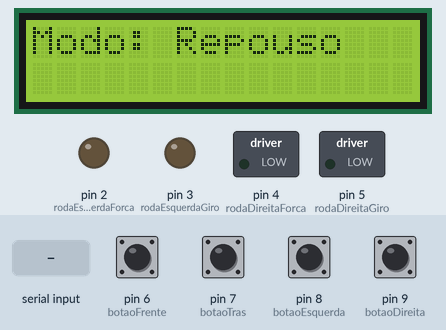
Bench run of a sketch on a simulated Arduino Uno, built with avr-gcc and run on an emulated ATmega328P. On the bench: 16×2 character LCD, switched loads named in the sketch (green lamp = pin HIGH), output pins drawn as LEDs (lit = HIGH). The test bench sets the inputs (shaded band); at power-on: pin 6 (botaoFrente), pin 7 (botaoTras), pin 8 (botaoEsquerda), pin 9 (botaoDireita) HIGH.

Above: at 5.6 s.
5.7 s: pin 6 (botaoFrente) pulled LOW for 0.15 s
At 5.84 s:
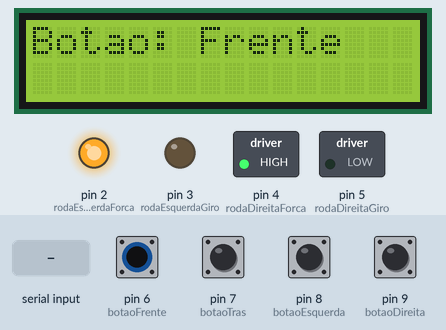
7.4 s: pin 7 (botaoTras) pulled LOW for 0.15 s
At 7.5 s:
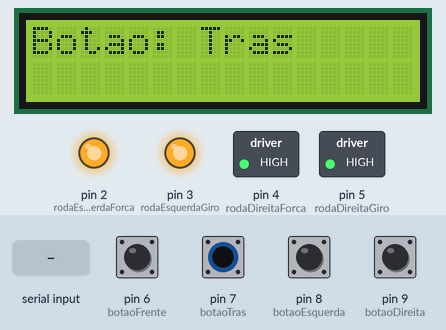
9.0 s: pin 8 (botaoEsquerda) pulled LOW for 0.15 s
At 9.8 s:
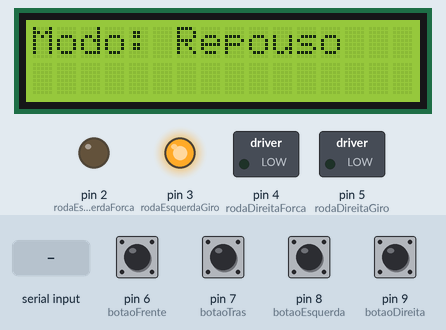
10.6 s: pin 9 (botaoDireita) pulled LOW for 0.15 s
At 10.72 s:
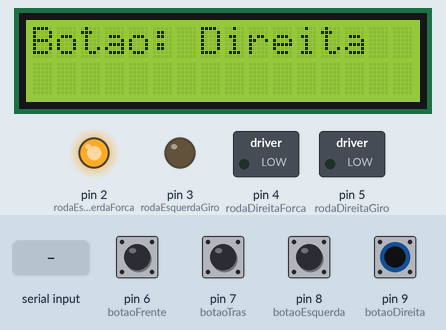
12.2 s: "L" received over the second serial link
At 13.3 s:
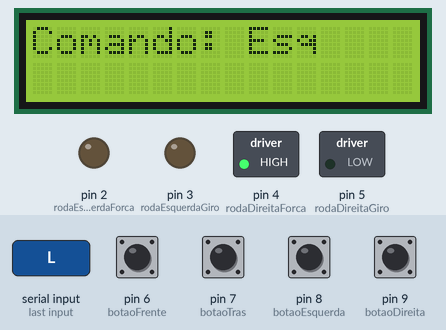
13.8 s: "F" received over the second serial link
At 15.0 s:
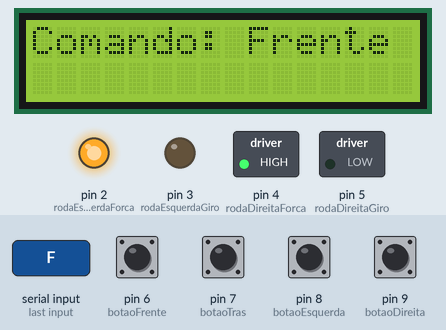
Timing chart, 0 to 20.3 s (numbered marks = the images above; inputs shaded):
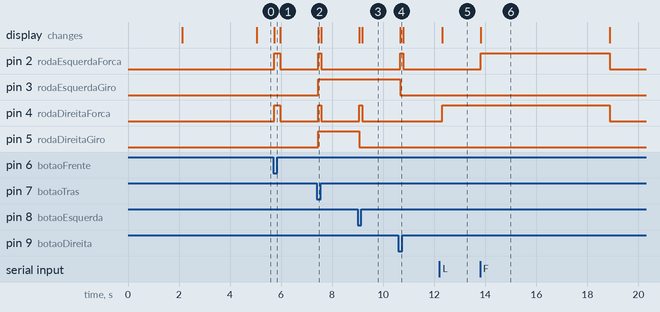

The sketch:

03_Conex_o_com_o_APP.ino
```cpp
#include <Wire.h>
#include <LiquidCrystal_I2C.h>
#include <SoftwareSerial.h>

// LCD Configuration
LiquidCrystal_I2C lcd(0x27, 16, 2);

// Motor Control Pins
const int rodaEsquerdaForca = 2;
const int rodaEsquerdaGiro = 3;
const int rodaDireitaForca = 4;
const int rodaDireitaGiro = 5;

// Bluetooth Module Pins
const int bluetoothTx = 10;  // Connect to RX of HC-05
const int bluetoothRx = 11;  // Connect to TX of HC-05
SoftwareSerial bluetooth(bluetoothRx, bluetoothTx);

// Button Pins
const int botaoFrente = 6;
const int botaoTras = 7;
const int botaoEsquerda = 8;
const int botaoDireita = 9;

// Control Mode Variables
bool bluetoothControlMode = false;
unsigned long lastBluetoothActivity = 0;
unsigned long bluetoothTimeoutDuration = 5000; // 5 segundos de timeout

// Status Display Variables
enum ConnectionStatus {
  DESCONECTADO,
  CONECTANDO,
  CONECTADO
};
ConnectionStatus currentStatus = DESCONECTADO;

void updateLCDStatus() {
  lcd.clear();
  lcd.setCursor(0, 0);

  switch(currentStatus) {
    case DESCONECTADO:
      lcd.print("Bluetooth:");
      lcd.setCursor(0, 1);
      lcd.print("Desconectado    ");
      break;
    case CONECTANDO:
      lcd.print("Bluetooth:");
      lcd.setCursor(0, 1);
      lcd.print("Conectando...   ");
      break;
    case CONECTADO:
      lcd.print("Bluetooth:");
      lcd.setCursor(0, 1);
      lcd.print("Conectado       ");
      break;
  }
}

void setup() {
  // Initialize Serial and Bluetooth Communication
  Serial.begin(9600);
  bluetooth.begin(9600);

  // Initialize LCD
  lcd.init();
  lcd.backlight();

  // Exibe mensagem inicial
  lcd.clear();
  lcd.print("Cadeira de Rodas");
  lcd.setCursor(0, 1);
  lcd.print("Inicializando...");
  delay(2000);

  // Atualiza status inicial
  updateLCDStatus();

  // Motor pins as output
  pinMode(rodaEsquerdaForca, OUTPUT);
  pinMode(rodaEsquerdaGiro, OUTPUT);
  pinMode(rodaDireitaForca, OUTPUT);
  pinMode(rodaDireitaGiro, OUTPUT);

  // Button pins as input with internal pull-up
  pinMode(botaoFrente, INPUT_PULLUP);
  pinMode(botaoTras, INPUT_PULLUP);
  pinMode(botaoEsquerda, INPUT_PULLUP);
  pinMode(botaoDireita, INPUT_PULLUP);
}

void moveForward() {
  lcd.clear();
  lcd.print("Comando: Frente");
  digitalWrite(rodaEsquerdaForca, HIGH);
  digitalWrite(rodaDireitaForca, HIGH);
  digitalWrite(rodaEsquerdaGiro, LOW);
  digitalWrite(rodaDireitaGiro, LOW);
}

void moveBackward() {
  lcd.clear();
  lcd.print("Comando: Tras");
  digitalWrite(rodaEsquerdaForca, HIGH);
  digitalWrite(rodaDireitaForca, HIGH);
  digitalWrite(rodaEsquerdaGiro, HIGH);
  digitalWrite(rodaDireitaGiro, HIGH);
}

void turnLeft() {
  lcd.clear();
  lcd.print("Comando: Esq");
  digitalWrite(rodaEsquerdaForca, LOW);
  digitalWrite(rodaDireitaForca, HIGH);
  digitalWrite(rodaDireitaGiro, LOW);
}

void turnRight() {
  lcd.clear();
  lcd.print("Comando: Dir");
  digitalWrite(rodaEsquerdaForca, HIGH);
  digitalWrite(rodaDireitaForca, LOW);
  digitalWrite(rodaEsquerdaGiro, LOW);
}

void stopMoving() {
  lcd.clear();
  lcd.print("Comando: Parar");
  digitalWrite(rodaEsquerdaForca, LOW);
  digitalWrite(rodaDireitaForca, LOW);
}

void processBluetooth() {
  if (bluetooth.available()) {
    char command = bluetooth.read();

    // Atualiza status de conexão
    if (currentStatus != CONECTADO) {
      currentStatus = CONECTADO;
      updateLCDStatus();
    }

    // Reseta o tempo de timeout
    lastBluetoothActivity = millis();

    switch(command) {
      case 'F':  // Forward
        moveForward();
        bluetoothControlMode = true;
        break;
      case 'B':  // Backward
        moveBackward();
        bluetoothControlMode = true;
        break;
      case 'L':  // Left
        turnLeft();
        bluetoothControlMode = true;
        break;
      case 'R':  // Right
        turnRight();
        bluetoothControlMode = true;
        break;
      case 'S':  // Stop
        stopMoving();
        bluetoothControlMode = true;
        break;
    }
  }
}

void processButtonControls() {
  // Sempre permite controle por botão se não houver atividade Bluetooth
  if (millis() - lastBluetoothActivity > bluetoothTimeoutDuration) {
    bluetoothControlMode = false;

    // Verifica se o botão "Frente" foi pressionado
    if (digitalRead(botaoFrente) == LOW) {
      lcd.clear();
      lcd.print("Botao: Frente");
      digitalWrite(rodaEsquerdaForca, HIGH);
      digitalWrite(rodaDireitaForca, HIGH);
      digitalWrite(rodaEsquerdaGiro, LOW);
      digitalWrite(rodaDireitaGiro, LOW);
    }
    // Verifica se o botão "Trás" foi pressionado
    else if (digitalRead(botaoTras) == LOW) {
      lcd.clear();
      lcd.print("Botao: Tras");
      digitalWrite(rodaEsquerdaForca, HIGH);
      digitalWrite(rodaDireitaForca, HIGH);
      digitalWrite(rodaEsquerdaGiro, HIGH);
      digitalWrite(rodaDireitaGiro, HIGH);
    }
    // Verifica se o botão "Esquerda" foi pressionado
    else if (digitalRead(botaoEsquerda) == LOW) {
      lcd.clear();
      lcd.print("Botao: Esquerda");
      digitalWrite(rodaEsquerdaForca, LOW);
      digitalWrite(rodaDireitaForca, HIGH);
      digitalWrite(rodaDireitaGiro, LOW);
    }
    // Verifica se o botão "Direita" foi pressionado
    else if (digitalRead(botaoDireita) == LOW) {
      lcd.clear();
      lcd.print("Botao: Direita");
      digitalWrite(rodaEsquerdaForca, HIGH);
      digitalWrite(rodaDireitaForca, LOW);
      digitalWrite(rodaEsquerdaGiro, LOW);
    }
    // Se nenhum botão estiver pressionado, a cadeira fica parada
    else {
      lcd.clear();
      lcd.print("Modo: Repouso");
      digitalWrite(rodaEsquerdaForca, LOW);
      digitalWrite(rodaDireitaForca, LOW);
    }
  }
}

void checkBluetoothConnection() {
  // Verifica se houve timeout na conexão Bluetooth
  if (currentStatus == CONECTADO &&
      (millis() - lastBluetoothActivity > bluetoothTimeoutDuration)) {
    currentStatus = DESCONECTADO;
    updateLCDStatus();
  }
}

void loop() {
  // Processa comandos Bluetooth
  processBluetooth();

  // Verifica status da conexão Bluetooth
  checkBluetoothConnection();

  // Processa controles por botão
  processButtonControls();

  delay(100);  // Pequeno delay para evitar leituras falsas
}
```

Measured:
- after the input at 5.7 s, pin 2 (rodaEsquerdaForca), pin 4 (rodaDireitaForca): LOW → HIGH at once, → LOW 0.23 s later; the display: changes at once (image 1)
- after the input at 7.4 s, pin 2 (rodaEsquerdaForca), pin 4 (rodaDireitaForca): LOW → HIGH after 0.05 s, → LOW 0.11 s later; pin 3 (rodaEsquerdaGiro), pin 5 (rodaDireitaGiro): LOW → HIGH after 0.05 s; the display: changes after 0.05 s (image 2)
- after the input at 9.0 s, pin 4 (rodaDireitaForca): LOW → HIGH after 0.06 s, → LOW 0.11 s later; pin 5 (rodaDireitaGiro): HIGH → LOW after 0.06 s; the display: first changes after 0.06 s (image 3 shows a later state)
- after the input at 10.6 s, pin 2 (rodaEsquerdaForca): LOW → HIGH after 0.07 s, → LOW 0.11 s later; pin 3 (rodaEsquerdaGiro): HIGH → LOW after 0.07 s; the display: changes after 0.07 s (image 4)
- after the input at 12.2 s, pin 4 (rodaDireitaForca): LOW → HIGH after 0.11 s; the display: changes after 0.11 s (image 5)
- after the input at 13.8 s, pin 2 (rodaEsquerdaForca): LOW → HIGH at once, → LOW 5.0 s later; pin 4 (rodaDireitaForca): HIGH → LOW after 5.1 s instead of 3.6 s; the display: changes at once (image 6)
